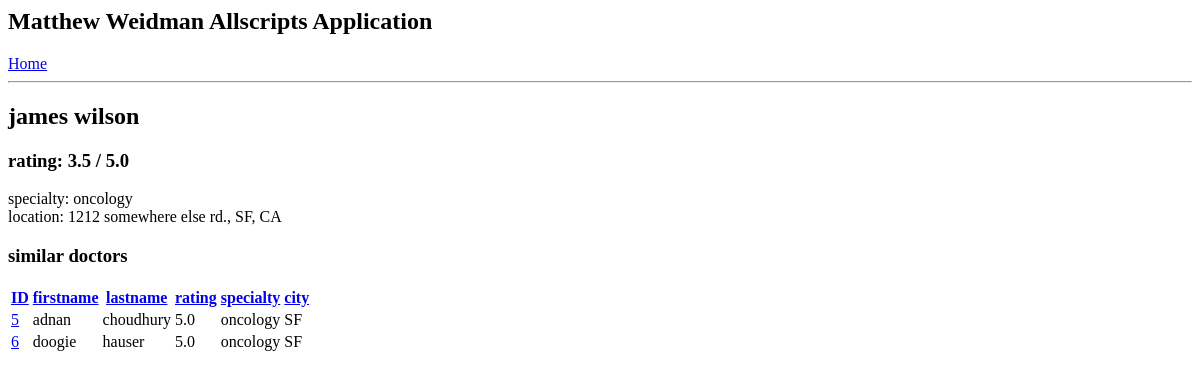
Page /doctors/4 on the earlier database version.
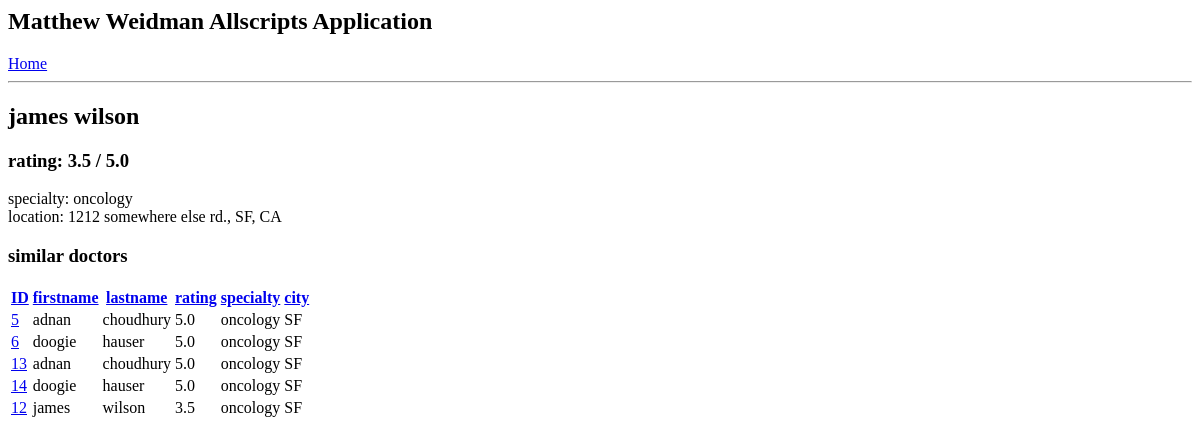
Same page on the later database version.
### app/models.py (models this page shows, shortened)
class Doctor(db.Model):
    id = db.Column(db.Integer, primary_key = True)
    first_name = db.Column(db.String(64),index = True, unique = False)
    last_name = db.Column(db.String(64),index = True, unique = False)
    specialty = db.Column(db.String(64),index = True, unique = False)
    rating = db.Column(db.Float,index=True)
    office_id = db.Column(db.Integer,db.ForeignKey('office.id'))
    office = db.relationship('Office')
    def get_similar_doctors(self):
        o = Office.query.get(self.office_id)
        d = Doctor.query.join(Doctor.office).filter_by(city = o.city, state = o.state).filter(Doctor.id != self.id,Doctor.specialty == self.specialty).all()
        return d

class Office(db.Model):
    id = db.Column(db.Integer, primary_key = True)
    address = db.Column(db.String(64),index = True, unique = False)
    city = db.Column(db.String(64),index = True, unique = False)
    state = db.Column(db.String(64),index = True, unique = False)

### app/routes.py (the view)
@app.route('/doctors/<id>')
def details(id):
    selected_doctor = Doctor.query.get(id)
    doctors = selected_doctor.get_similar_doctors()
    doctors.sort(key=operator.attrgetter('rating'),reverse = True)
    return render_template('doctor_detail.html', selected = selected_doctor, doctors = doctors)

### app/templates/doctor_detail.html
{% extends "all_doctors.html" %}
{% block content %}
    <h2>{{selected.first_name}} {{selected.last_name}}</h3>
    <h3>rating: {{selected.rating}} / 5.0</h2>
    <body>
        <p>specialty: {{selected.specialty}}
        <br>location: {{selected.office.address}},
                  {{selected.office.city}},
                  {{selected.office.state}}
    </body>
    {% if doctors %}
    <br><h3> similar doctors </h3>
    {% endif %}
{% endblock %}

### app/templates/all_doctors.html (shortened to what this page needs)
<html>
    <head>
    </head>
    <body>
    <div>
     <h2>Matthew Weidman Allscripts Application</h2>
     <a href="/all_doctors">Home</a></div>
    <hr>
    {% block content %}{% endblock %}
    {% if doctors %}
    <table stlye = "width:100%">
        <tr>
            <th><a href="/all_doctors/id">ID</th>
            <th><a href="/all_doctors/first_name">firstname</th>
            <th><a href="/all_doctors/last_name">lastname</th>
            <th><a href="/all_doctors/rating">rating</th>
            <th><a href="/all_doctors/specialty">specialty</th>
            <th><a href="/all_doctors/office.city">city</th>
        {% for doc in doctors %}
        <tr>
            <td><a href="/doctors/{{ doc.id}}">{{doc.id}}</td>
            <td>{{ doc.first_name}}</td>
            <td>{{ doc.last_name}}</td>
            <td>{{ doc.rating}} </td>
            <td>{{ doc.specialty}}</td>
            <td>{{ doc.office.city}}</td>
        </tr>
        {% endfor %}
    {% endif %}
    </table>
    </body>
</html>

Differences in the rows shown:
added Doctor: id "13", first_name "adnan", last_name "choudhury", rating "5.0", specialty "oncology", office.city "SF"
added Doctor: id "14", first_name "doogie", last_name "hauser", rating "5.0", specialty "oncology", office.city "SF"
added Doctor: id "12", first_name "james", last_name "wilson", rating "3.5", specialty "oncology", office.city "SF"
